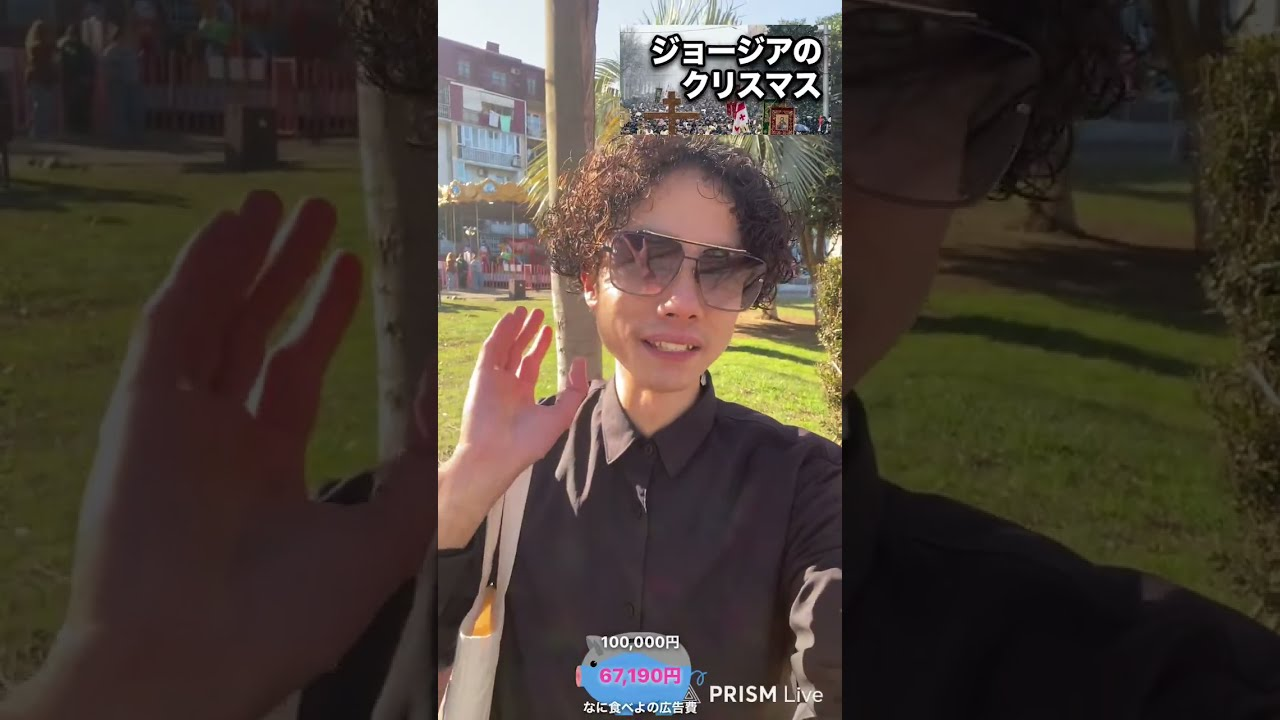
#> input picture tools/goods/cal-src/archive-01.jpg, 1280 x 720 px
$ python tidy.py ../../../tools/goods/cal-src/archive-01.jpg out.png
#> lines starting #> are read from the running program, lines starting #| are printed output that depends on the picture; after the words box and inside, x2 and y2 are one past the last pixel; in counts of white or black regions, pixels touching at a corner belong together
#!/usr/bin/env python3
"""手元で動く。ChatGPT から持ち帰った透過 PNG を、島に出せる形に整える。

    python3 .claude/skills/chatgpt-image/tidy.py <入力.png> <出力.png> [--pad 24] [--square]

- **中の透明度を 255 にそろえる。** ChatGPT の絵は中身が 254 で入ってくる（2026-10-12 に 🃏 と地球の絵の両方で）。
  見た目は変わらないが、「完全に不透明か」で判定する道具（SUZURI の透過の確かめなど）がずれる
- **余白を足す。** ChatGPT は絵を端ぎりぎりまで描くことがあり、頼んでも余白は守られない
  （「余白をとって」と頼み直したら、下と左がかえって切れ、中身も描き直された）
- `--square` で正方形の台紙に置く（ステッカーの `art` / `file` を正方形にそろえるとき）
"""
import argparse
import numpy as np
from PIL import Image

ap = argparse.ArgumentParser()
ap.add_argument("src")
ap.add_argument("out")
ap.add_argument("--pad", type=int, default=24)
ap.add_argument("--square", action="store_true")
o = ap.parse_args()

a = np.array(Image.open(o.src).convert("RGBA"))
before = [int((x > 0).sum()) for x in (a[0, :, 3], a[-1, :, 3], a[:, 0, 3], a[:, -1, 3])]
#> before = [1280, 1280, 720, 720]
al = a[..., 3]
#> al: shape (720, 1280); every value is 255
al[al >= 250] = 255
im = Image.fromarray(a)
im = im.crop(im.getbbox())
W, H = im.width + 2 * o.pad, im.height + 2 * o.pad
#> W = 1328; H = 768
if o.square:
    W = H = max(W, H)
out = Image.new("RGBA", (W, H), (0, 0, 0, 0))
#> out: PIL image 1328x768 RGBA; every value is 0
out.paste(im, ((W - im.width) // 2, (H - im.height) // 2))
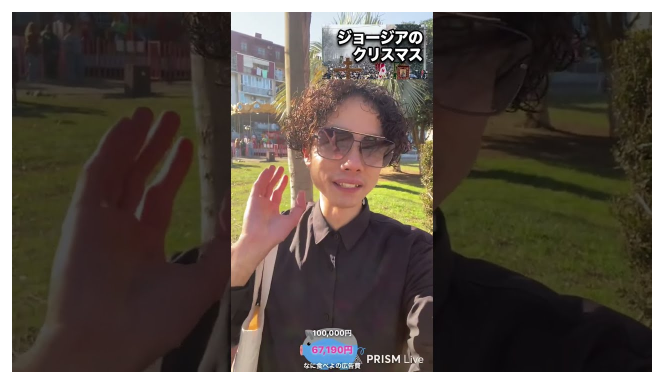
#> out: PIL image 1328x768 RGBA (shown at 1/2 size); mean R, G, B, A 62.9, 54.2, 46.1, 230.4; transparent parts drawn white
out.save(o.out, optimize=True)
b = np.array(out)[..., 3]
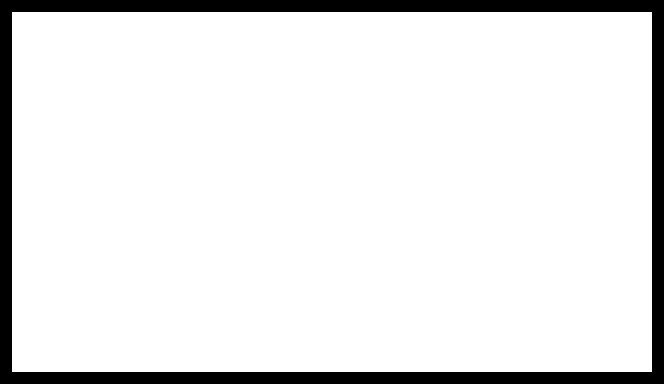
#> b: shape (768, 1328) (shown at 1/2 size); 90.4% white; 1 black region, box (x1, y1, x2, y2) and area: (0, 0, 1328, 768) 98304
print(f"端に掛かっていた画素（上・下・左・右）{before} → {out.size[0]}×{out.size[1]}、"
      f"見えている画素のうち完全に不透明 {(b[b > 0] == 255).mean() * 100:.1f}%")
#| 端に掛かっていた画素（上・下・左・右）[1280, 1280, 720, 720] → 1328×768、見えている画素のうち完全に不透明 100.0%

$ run again, on tools/goods/cal-src/archive-newyear.jpg
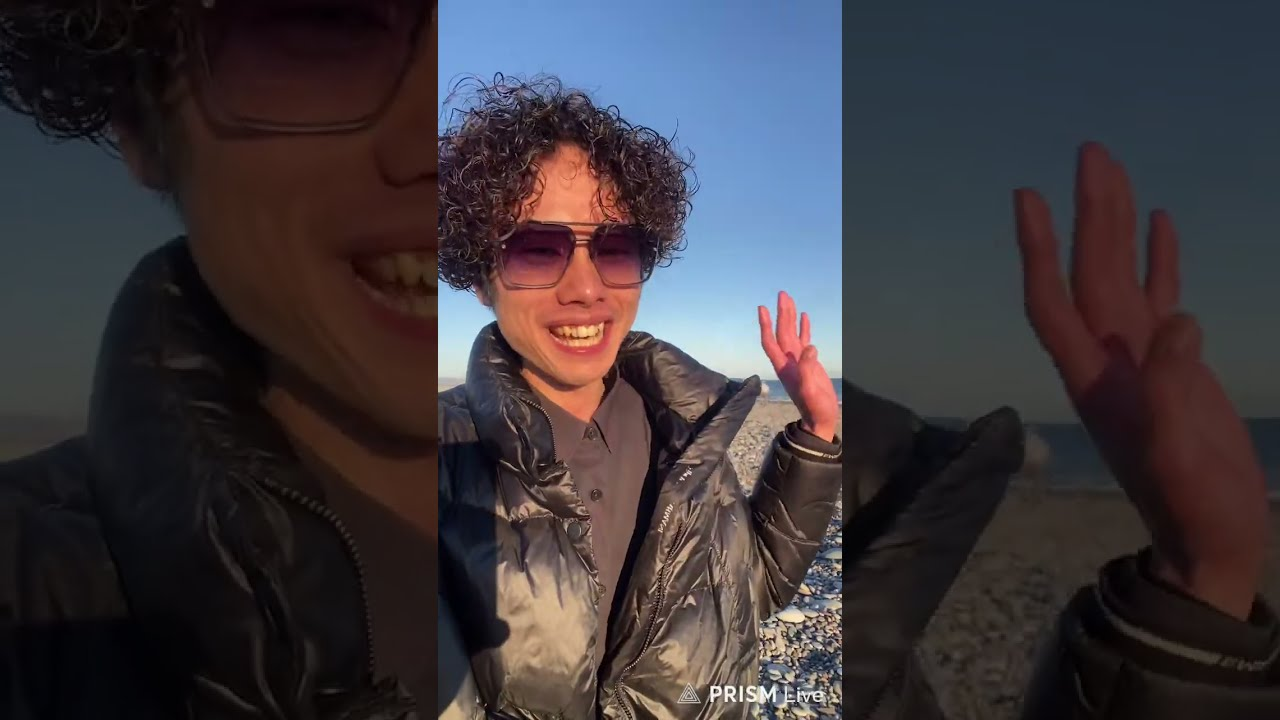
#> input picture tools/goods/cal-src/archive-newyear.jpg, 1280 x 720 px
#> before = [1280, 1280, 720, 720]
#> al: shape (720, 1280); every value is 255
#> `out.paste(im, ((W - im.width) // 2, (H - im.height) // 2))`:
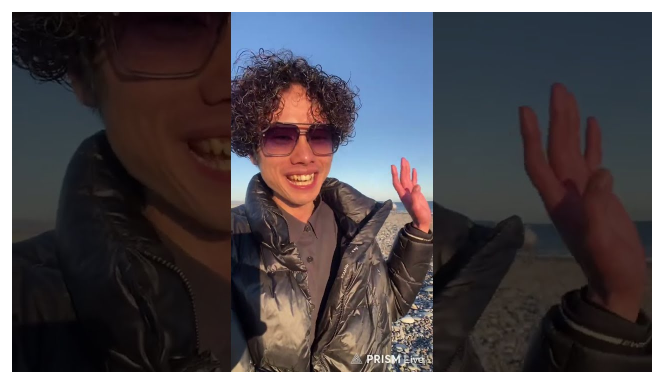
#> out: PIL image 1328x768 RGBA (shown at 1/2 size); mean R, G, B, A 55, 50, 54.4, 230.4; transparent parts drawn white
#> b: shape (768, 1328); 90.4% white; 1 black region, box (x1, y1, x2, y2) and area: (0, 0, 1328, 768) 98304
#| 端に掛かっていた画素（上・下・左・右）[1280, 1280, 720, 720] → 1328×768、見えている画素のうち完全に不透明 100.0%

$ run again, on tools/goods/cal-src/archive-sub1000.jpg
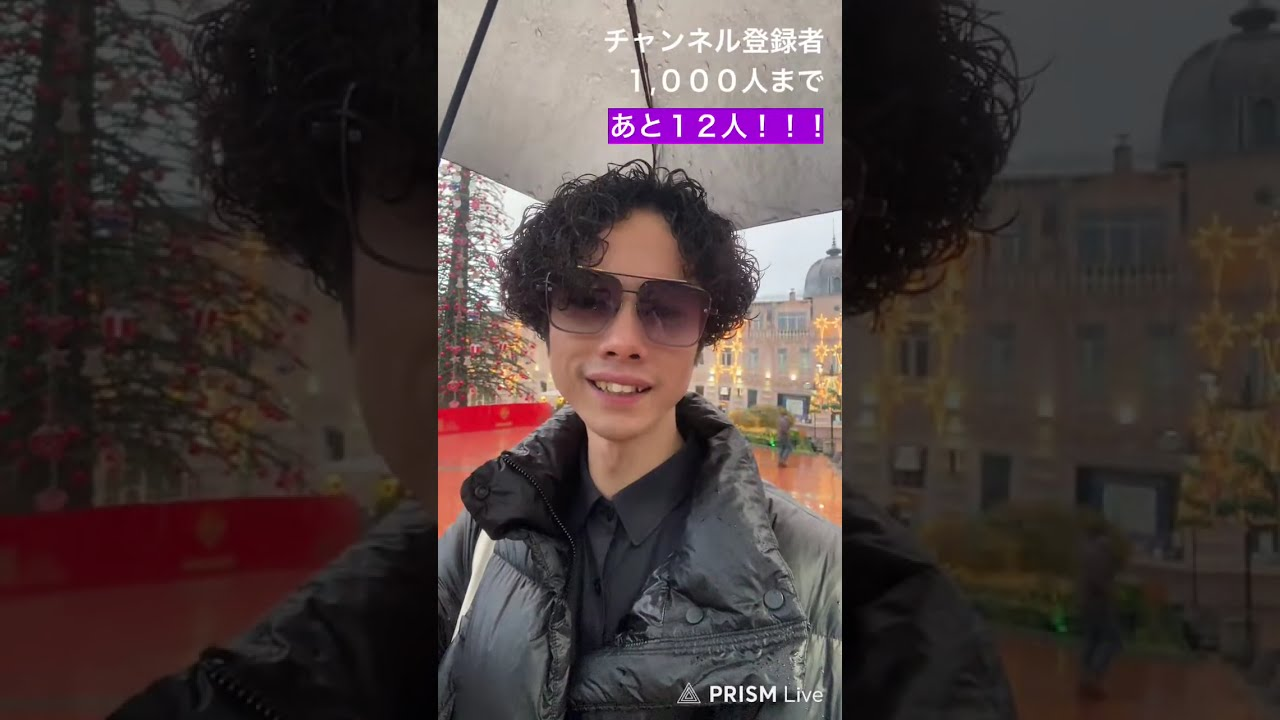
#> input picture tools/goods/cal-src/archive-sub1000.jpg, 1280 x 720 px
#> before = [1280, 1280, 720, 720]
#> al: shape (720, 1280); every value is 255
#> `out.paste(im, ((W - im.width) // 2, (H - im.height) // 2))`:
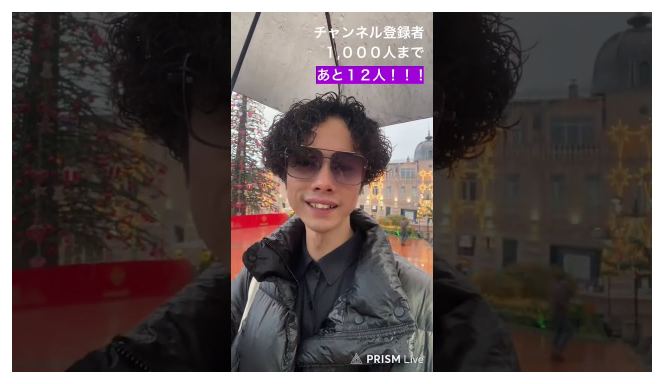
#> out: PIL image 1328x768 RGBA (shown at 1/2 size); mean R, G, B, A 62.1, 51.7, 50.5, 230.4; transparent parts drawn white
#> b: shape (768, 1328); 90.4% white; 1 black region, box (x1, y1, x2, y2) and area: (0, 0, 1328, 768) 98304
#| 端に掛かっていた画素（上・下・左・右）[1280, 1280, 720, 720] → 1328×768、見えている画素のうち完全に不透明 100.0%
